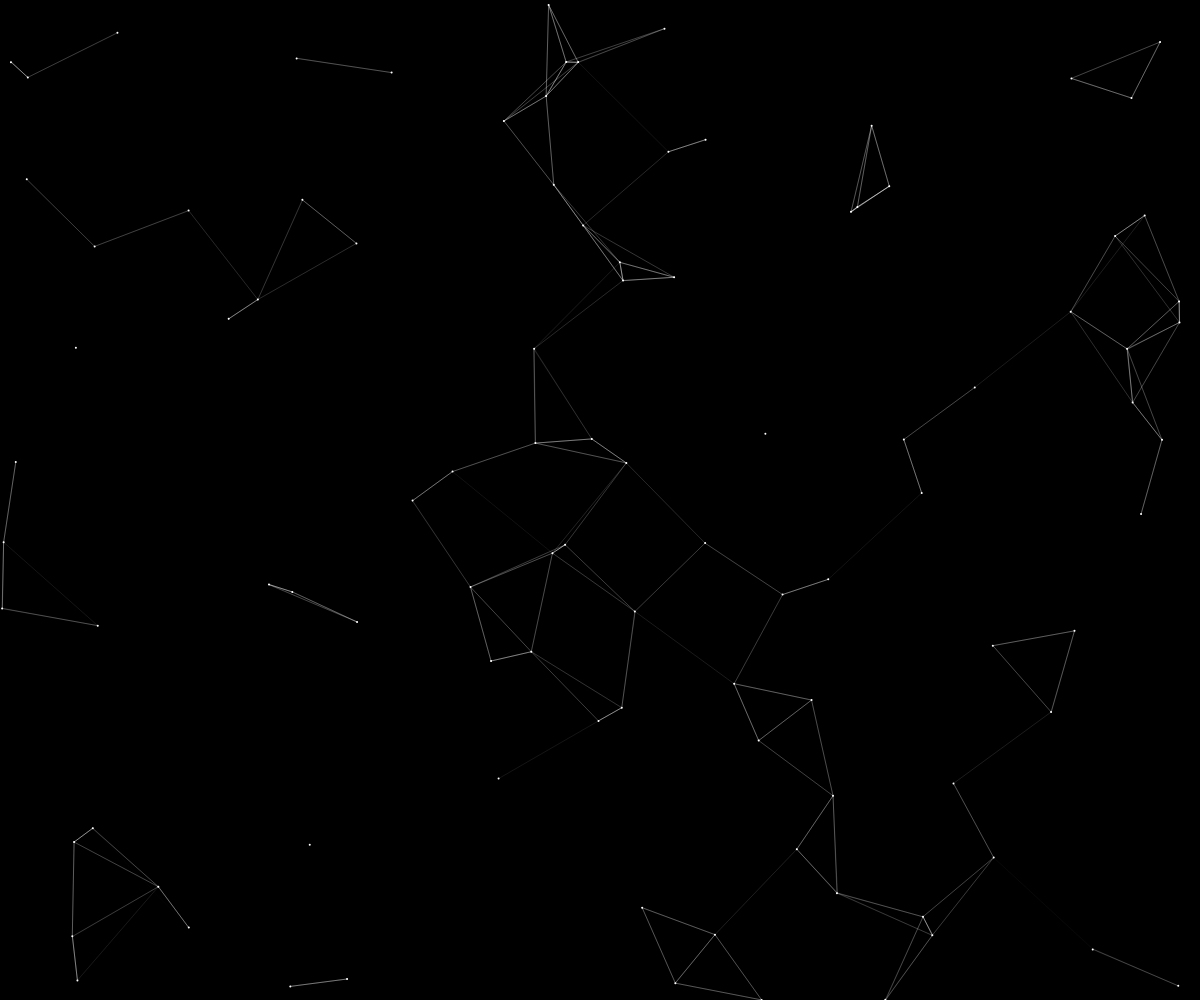
Frame 1 (no input)
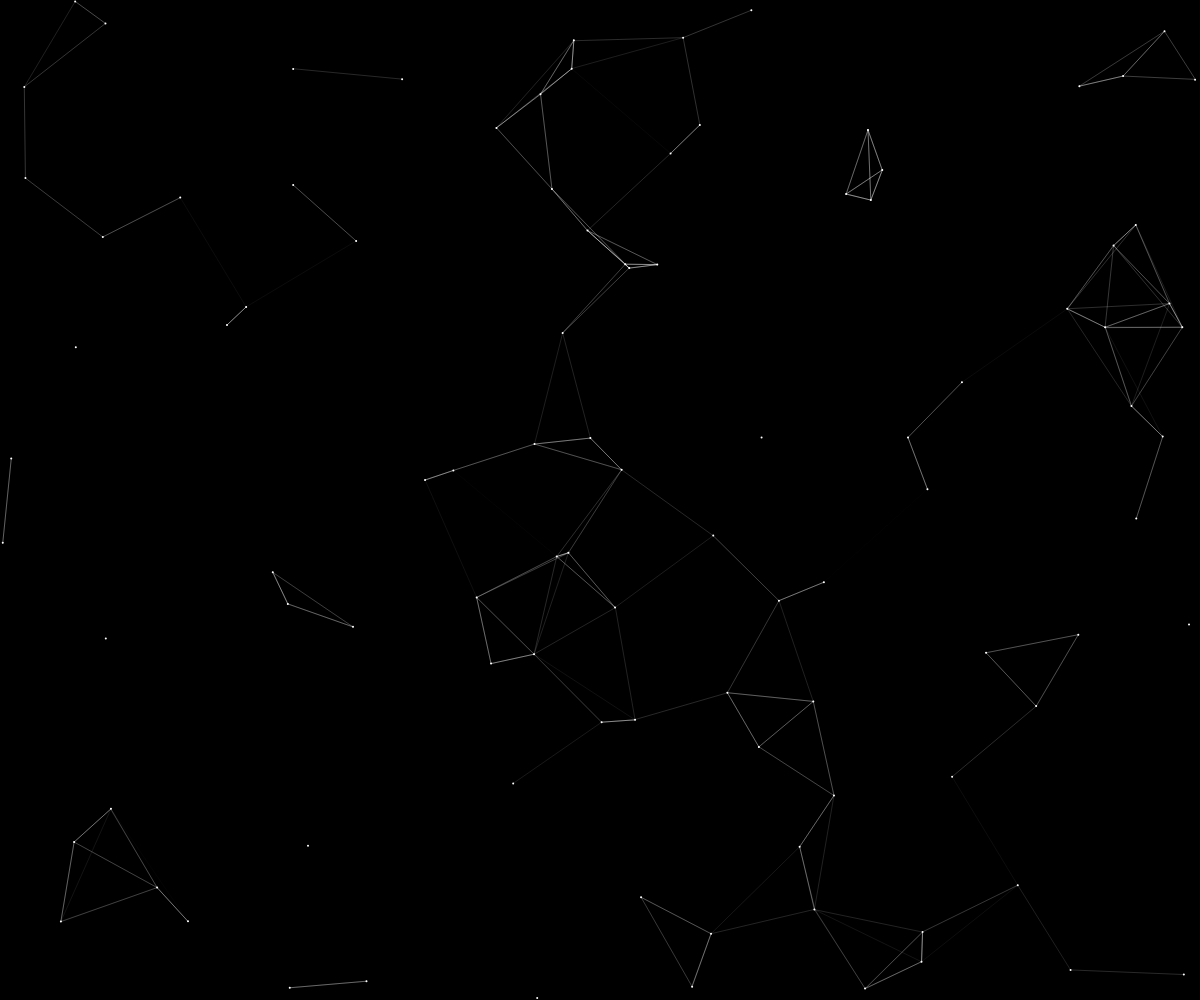
Frame 60 (no input)
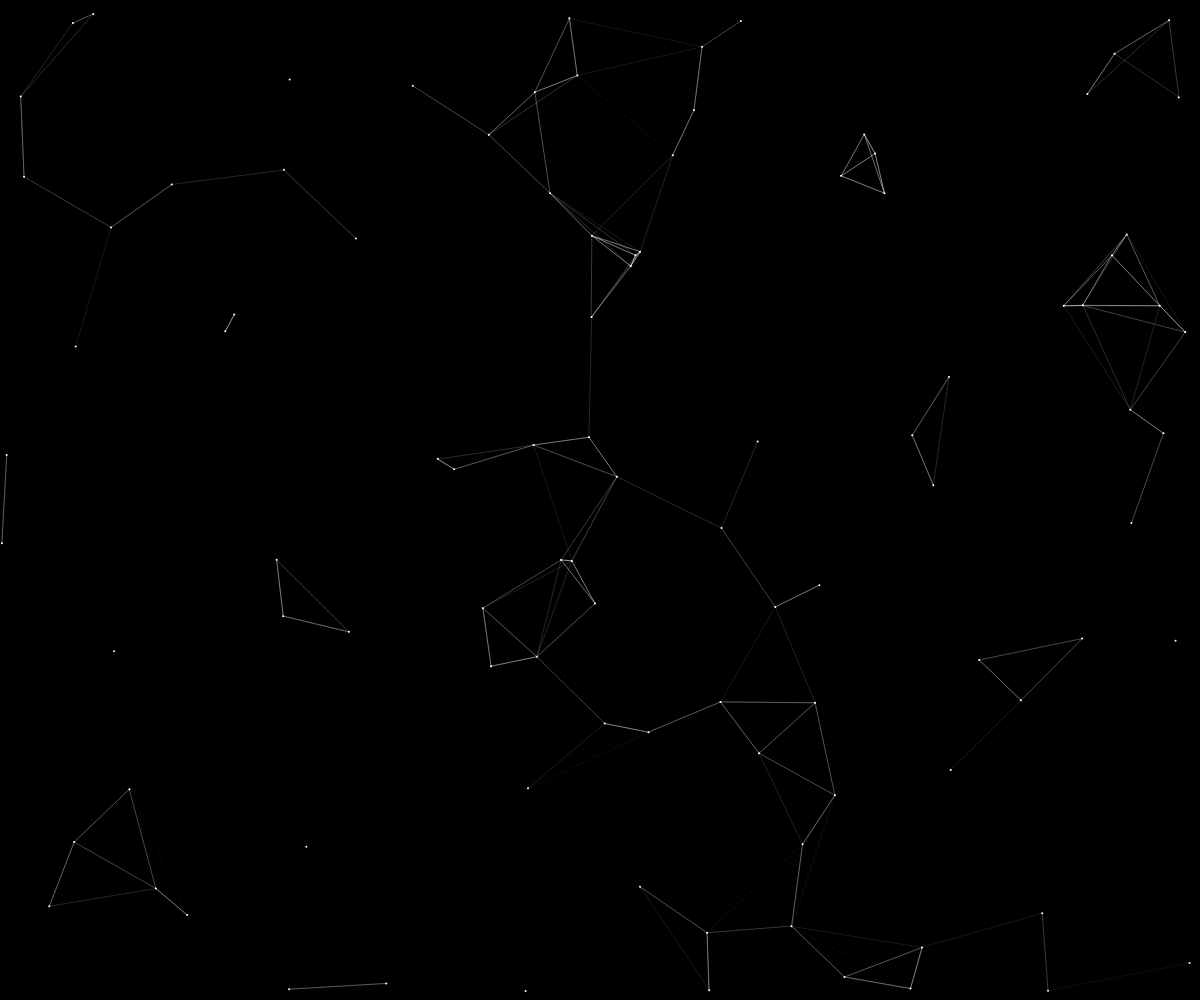
Frame 120 (the mouse pressed at the canvas centre since frame 60)

The p5.js sketch that drew these frames (run headless with seeded random() and noise() and a simulated clock; from frame 60 on, the mouse is pressed at the canvas centre):

// p5.js sketch
// ── sketch.js
var numberOfNodes = 100;
var maxSpeed = 0.5;
var nodes = [];

function setup() {
    createCanvas(windowWidth, windowHeight);
    for (var i = 0; i < numberOfNodes; i++) {
        nodes[i] = new Node(random(width), random(height), random(maxSpeed), random(-1, 1), random(-1, 1));
    }
}

function draw() {
    background(0);
    for (var i = 0; i < nodes.length; i++) {
        nodes[i].move();
        nodes[i].display();
    }
}


function Node(xpos, ypos, speed, rise, run) {
    this.xpos = xpos;
    this.ypos = ypos;
    this.speed = speed;
    this.rise = rise;
    this.run = run;
    this.distance = 100;
    this.rad = 2;

    this.display = () => {
        noStroke();
        fill(255);
        ellipse(this.xpos, this.ypos, this.rad);

        for (var i = 0; i < nodes.length; i++) {
            if (abs(xpos - nodes[i].xpos) < this.distance && abs(ypos - nodes[i].ypos) < this.distance) {
                this.strokeWeight = (abs(this.xpos - nodes[i].xpos) + abs(this.ypos - nodes[i].ypos)) / 2;
               // strokeWeight(0.25);
               // stroke(255);
                stroke(255, this.distance - this.strokeWeight);
                line(this.xpos, this.ypos, nodes[i].xpos, nodes[i].ypos);
            }
        }
    }

    this.move = () => {
        this.xpos = this.xpos + (this.speed * this.run);
        this.ypos = this.ypos + (this.speed * this.rise);
        if (this.xpos > width) {
            this.xpos = 0;
        } else if (this.ypos > height) {
            this.ypos = 0;
        } else if (this.xpos < 0) {
            this.xpos = width;
        } else if (this.ypos < 0) {
            this.ypos = height;
        }

    }
}
